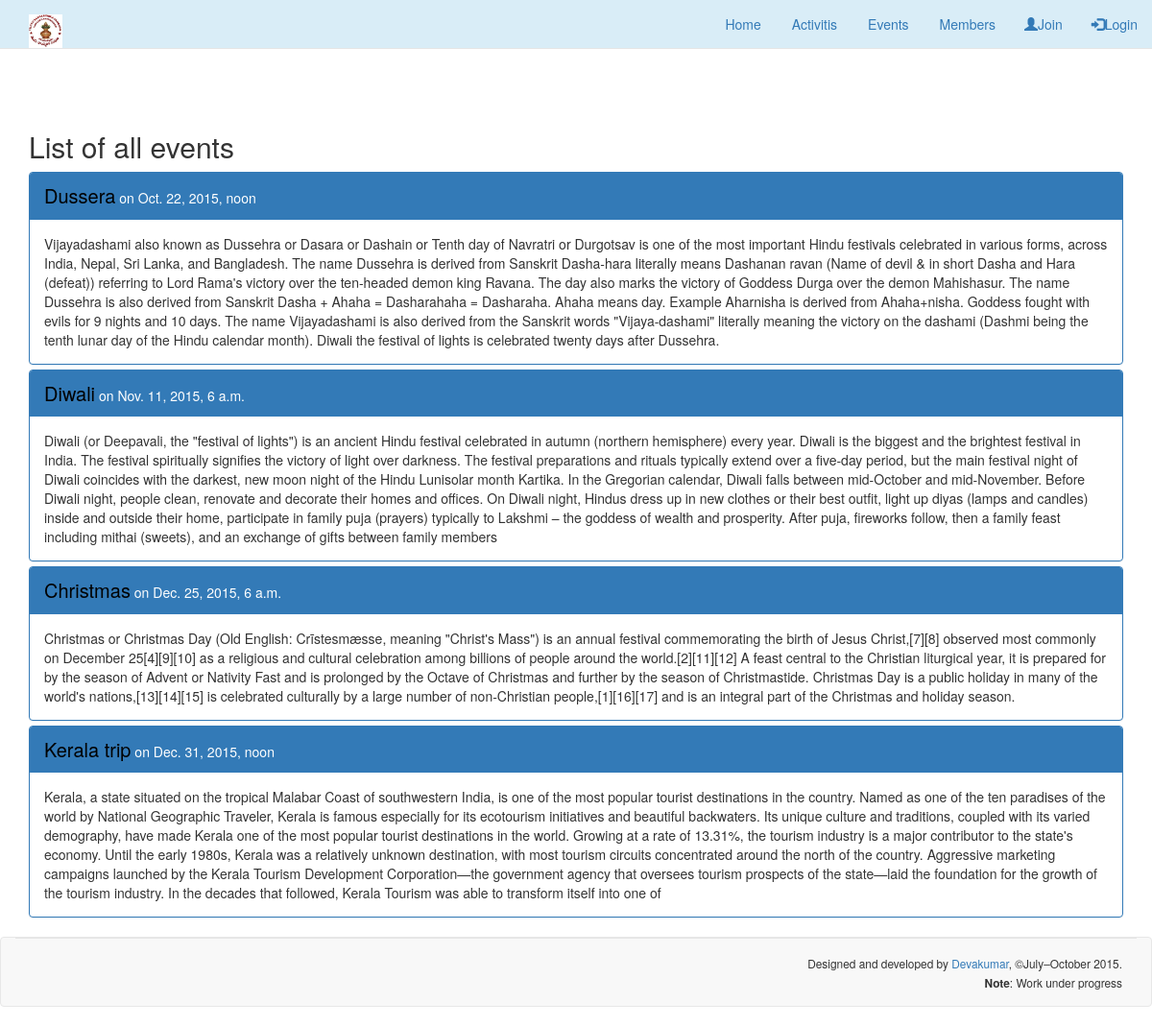
Page /base/events/ on the committed database.
### base/models.py (models this page shows, shortened)
class Event(models.Model):
    name = models.CharField(max_length=100)
    description = models.TextField(max_length=1000, blank=True)
    date = models.DateTimeField(auto_now_add=False, blank=True, null=True)
    venue = models.CharField(max_length=200, null=True, blank=True)
    phone_regex = RegexValidator(regex=r'^\+?1?\d{9,15}$', message="Phone number must be entered in the format: '+999999999'. Up to 15 digits allowed.")
    contact_number = models.CharField(validators=[phone_regex], blank=True, max_length=15) # validators should be a list
    contact_number_sec = models.CharField(validators=[phone_regex], blank=True, max_length=15) # validators should be a list
    class Meta:
        verbose_name = _('Event')
        verbose_name_plural = _('Events')
        ordering = ('date',)

### base/views.py (the view)
class IndexView(generic.ListView):
    template_name = 'base/events.html'
    context_object_name = 'all_events'
    def get_queryset(self):
        return Event.objects.all().order_by('-date').order_by('-date').reverse()

### base/templates/base/events.html (shortened to what this page needs)
{% extends 'base.html' %}
{% load staticfiles %}
{% block main %}
<section class="navescape">
<div class="container">
{% if all_events %}
<h2>List of all events</h2>
  <div class="panel-group">
{% for event in all_events %}
    <div class="panel panel-primary">
      <div class="panel-heading"><a href="{% url 'event_detail' event.id %}"> {{ event.name }}</a>  on {{ event.date }}</div>
      <div class="panel-body">{{ event.description }}</div>
    </div>
{% endfor %}
  </div>
{% else %}
<p>No events till now.</p>
{% endif %}
</div>
</section>
{% endblock %}

### base/templates/base.html (shortened to what this page needs)
{% load staticfiles %}
<!DOCTYPE html>
<html lang=en>
	<head>
	<link rel="stylesheet" href="{% static 'base/css/bootstrap.min.css' %}">
	<link rel="stylesheet" href="{% static 'base/css/mystyle.css' %}">
</head>
<body>
	{% block body %}
	<header class="banner nav_text_color_dark" id="main-header">
	<nav class="nav navbar-dark bg-info navbar-fixed-top">
	<div class="container-fluid">
		<div class="navbar-header" id="over">
			<div class="item" id="over">
        <a class="navbar-brand" href="{% url 'home'%}"><img src="{% static "base/logo.JPG" %}" alt="TSS TVM logo" width="35" height="35"></a>
      </div>
		</div>
		<div class="collapse navbar-collapse" id="myNav">
			<ul class="nav navbar-nav navbar-right">
				<li><a href="{% url 'home'%}"><span class="glyphicon glyphicon-user"></span>Join</a></li>
				<li><a href="{% url 'home'%}"><span class="glyphicon glyphicon-log-in"></span>Login</a></li>
			</ul>
			<ul class="nav navbar-nav nav-pills navbar-right">
				<li ><a href="{% url 'home'%}">Home</a></li>
				<li ><a href="{% url 'home'%}">Activitis</a></li>
				<li ><a href="{% url 'events'%}">Events</a></li>
				<li ><a href="{% url 'home'%}">Members</a></li>
			</ul>
		</div>
	</div>
	</nav>
	</header>
	<br>
	<main>
        <div class="container-fluid">
          {% block main %}
          {% endblock main %}
        </div>
    </main>
      <footer>
        <nav class="navbar navbar-default navbar-bottom" role="navigation">
          <div class="container-fluid">
            <div class="navbar-footer modal-footer">
				{% block footer %}
					{% include "_footer.html" %}
				{% endblock %}
			</div>
        </div>
        </nav>
      </footer>
{% endblock body %}
</body>
</html>

### base/templates/_footer.html
<small>Designed and developed by <a href="/u/devakumar">Devakumar</a>, &copy;July&ndash;October 2015.
<br>
<b>Note</b>: Work under progress
</small>

### base/static/base/css/mystyle.css (style rules this page uses)
#over img { display: block; margin-left: auto; margin-right: auto; }
#main-header { line-height: 23px; font-weight: 500; top: 0px; background-color: #FFF; width: 100%; padding: 18px 0px 0px; min-height: 50px; box-shadow: 0px 1px 0px rgba(0, 0, 0, 0.1); transition: all 0.2s ease-in-out 0s; position: fixed; z-index: 99999; }
.nav_text_color_dark { color: rgba(0, 0, 0, 0.5); }
.navescape { padding: 96px 0px 0px 0px; }
.panel-heading a { color:black; font-size:20px; }

### rows in the picture
Event: name "Dussera", date "Oct. 22, 2015, noon", description "Vijayadashami also known as Dussehra or Dasara or Dashain or Tenth day of Navratri or Durgotsav is one of the most important Hindu festivals celebrated in various forms, across India, Nepal, Sri Lanka, and Bangladesh. The name Dussehra is derived from Sanskrit Dasha-hara literally means Dashanan ravan (Name of devil & in short Dasha and Hara (defeat)) referring to Lord Rama's victory over the ten-headed demon king Ravana. The day also marks the victory of Goddess Durga over the demon Mahishasur. The name Dussehra is also derived from Sanskrit Dasha + Ahaha = Dasharahaha = Dasharaha. Ahaha means day. Example Aharnisha is derived from Ahaha+nisha. Goddess fought with evils for 9 nights and 10…"
Event: name "Diwali", date "Nov. 11, 2015, 6 a.m.", description "Diwali (or Deepavali, the \"festival of lights\") is an ancient Hindu festival celebrated in autumn (northern hemisphere) every year. Diwali is the biggest and the brightest festival in India. The festival spiritually signifies the victory of light over darkness. The festival preparations and rituals typically extend over a five-day period, but the main festival night of Diwali coincides with the darkest, new moon night of the Hindu Lunisolar month Kartika. In the Gregorian calendar, Diwali falls between mid-October and mid-November. Before Diwali night, people clean, renovate and decorate their homes and offices. On Diwali night, Hindus dress up in new clothes or their best outfit, light up…"
Event: name "Christmas", date "Dec. 25, 2015, 6 a.m.", description "Christmas or Christmas Day (Old English: Crīstesmæsse, meaning \"Christ's Mass\") is an annual festival commemorating the birth of Jesus Christ,[7][8] observed most commonly on December 25[4][9][10] as a religious and cultural celebration among billions of people around the world.[2][11][12] A feast central to the Christian liturgical year, it is prepared for by the season of Advent or Nativity Fast and is prolonged by the Octave of Christmas and further by the season of Christmastide. Christmas Day is a public holiday in many of the world's nations,[13][14][15] is celebrated culturally by a large number of non-Christian people,[1][16][17] and is an integral part of the Christmas and holiday…"
Event: name "Kerala trip", date "Dec. 31, 2015, noon", description "Kerala, a state situated on the tropical Malabar Coast of southwestern India, is one of the most popular tourist destinations in the country. Named as one of the ten paradises of the world by National Geographic Traveler, Kerala is famous especially for its ecotourism initiatives and beautiful backwaters. Its unique culture and traditions, coupled with its varied demography, have made Kerala one of the most popular tourist destinations in the world. Growing at a rate of 13.31%, the tourism industry is a major contributor to the state's economy. Until the early 1980s, Kerala was a relatively unknown destination, with most tourism circuits concentrated around the north of the country.…"
